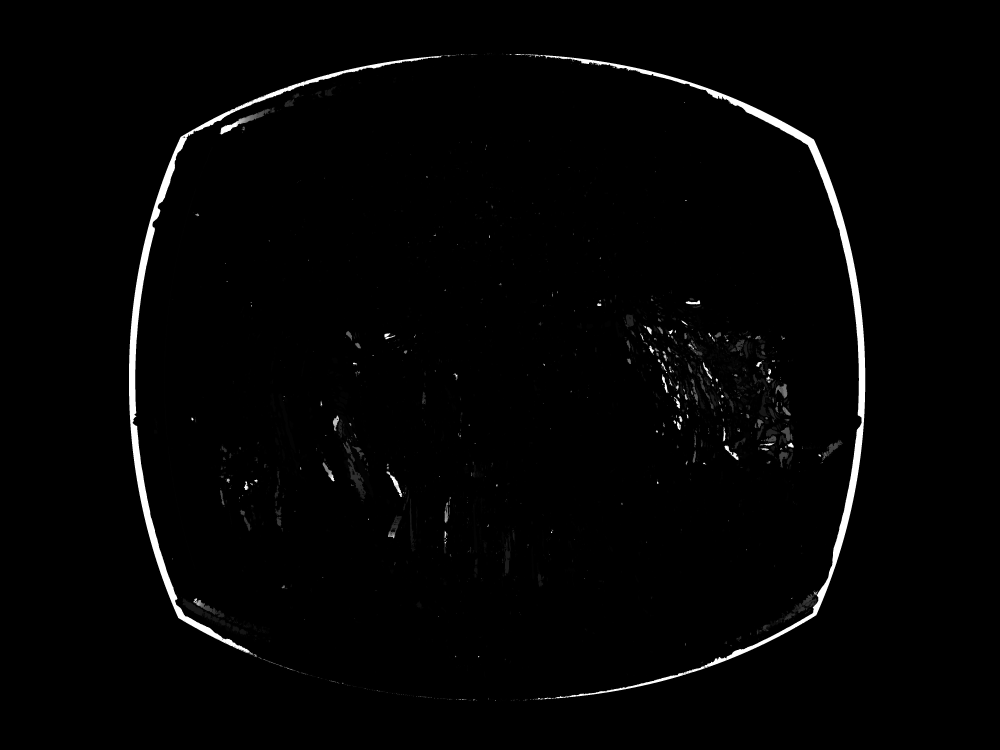
#> input picture Unstructured Light Field/Map1_depth1.jpg, 4000 x 3000 px, given in place of image_1.jpg, which was not available (shown at 1/4 size)
$ python Main.py
#> lines starting #> are read from the running program, lines starting #| are printed output that depends on the picture; after the words box and inside, x2 and y2 are one past the last pixel; in counts of white or black regions, pixels touching at a corner belong together; pictures that were not available may be replaced by others from this repository, and a replacement may not be noted
import json
import cv2
import numpy as np
import matplotlib.pyplot as plt
from scipy.interpolate import RegularGridInterpolator

def load_calibration_data(npz_file):
#> called with npz_file = 'multi_camera_calibration.npz'
    with np.load(npz_file) as data:
#> (reads Unstructured Light Field/multi_camera_calibration.npz from the repository)
        calibration_data = {
            'camera_matrices': data['camera_matrices'],
            'dist_coeffs': data['dist_coeffs']
        }
    print(calibration_data)
    return calibration_data

def load_images_with_positions(metadata_path, calibration_data):
#> called with metadata_path = 'calibration_images/metadata.json'
    with open(metadata_path, 'r') as f:
#> (reads Unstructured Light Field/calibration_images/metadata.json from the repository)
        metadata = json.load(f)

    images = []
    positions = []
    for batch_key, batch_data in metadata.items():
        cam_images = []
        cam_pos = batch_data["position"]
        for img_path in batch_data["images"].values():
            print(img_path)
            img = cv2.imread(img_path)
#> img is the input picture: shape (3000, 4000, 3); min 0, max 255, mean 4
            if img is not None:
                cam_images.append(img)
        images.append(cam_images)
        positions.append(cam_pos)

    # Undistort images using calibration data
    undistorted_images = []
#> undistorted_images = []
    for cam_idx, cam_images in enumerate(images):
        cam_matrix = np.array(calibration_data['camera_matrices'][cam_idx])
        dist_coeffs = np.array(calibration_data['dist_coeffs'][cam_idx])
        undistorted_cam_images = [cv2.undistort(img, cam_matrix, dist_coeffs) for img in cam_images]
        undistorted_images.append(undistorted_cam_images)

    return undistorted_images, positions

def compute_disparity_map(img_left, img_right):
    gray_left = cv2.cvtColor(img_left, cv2.COLOR_BGR2GRAY)
    gray_right = cv2.cvtColor(img_right, cv2.COLOR_BGR2GRAY)
    stereo = cv2.StereoBM_create(numDisparities=144, blockSize=25)
    disparity = stereo.compute(gray_left, gray_right).astype(np.float32) / 16.0
    return disparity

def compute_depth_map(disparity, focal_length, baseline):
    depth_map = (focal_length * baseline) / (disparity + 1e-5)
    return depth_map

def compute_disparity_and_depth_unstructured(images, focal_length, baseline):
#> called with focal_length = 3, baseline = 52
    depth_maps = []
    for cam_images in images:
        disparities = []
        for i in range(len(cam_images) - 1):
            img_left = cam_images[i]
            img_right = cam_images[i + 1]
            disparity = compute_disparity_map(img_left, img_right)
            disparities.append(disparity)
        avg_disparity = np.mean(disparities, axis=0)
        depth_map = compute_depth_map(avg_disparity, focal_length, baseline)
        depth_maps.append(depth_map)
#> this loop made 4 passes
#> pass 1, in compute_disparity_map, `gray_left = cv2.cvtColor(img_left, cv2.COLOR_BGR2GRAY)`:
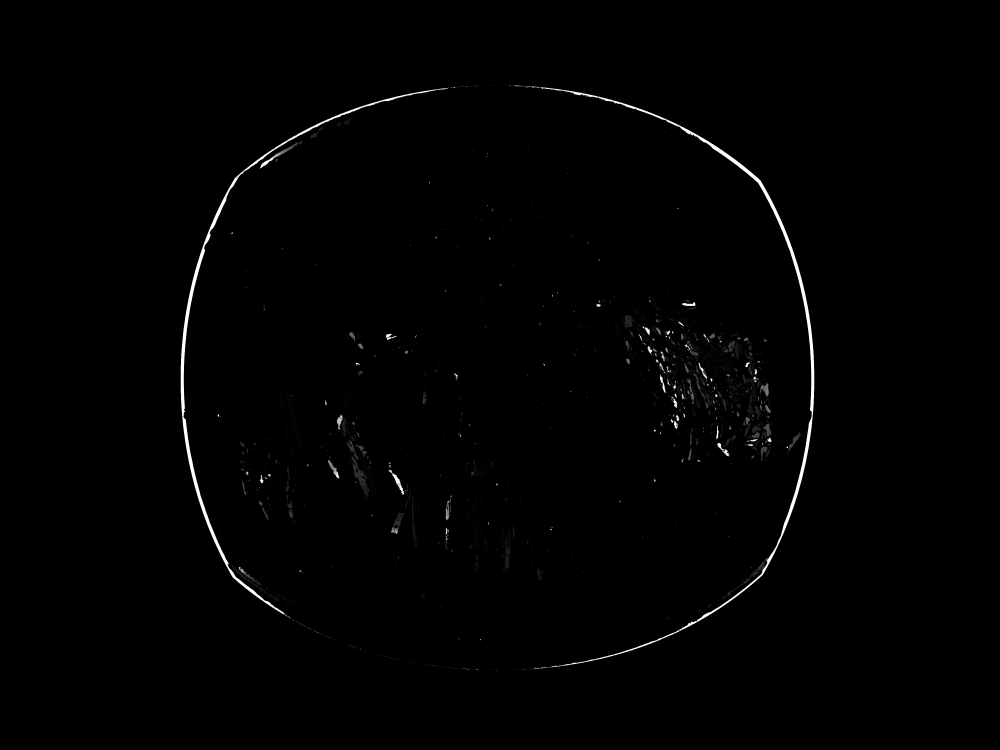
#> gray_left: shape (3000, 4000) (shown at 1/4 size); min 0, max 255, mean 1.9
#> pass 1, in compute_disparity_map, `gray_right = cv2.cvtColor(img_right, cv2.COLOR_BGR2GRAY)`:
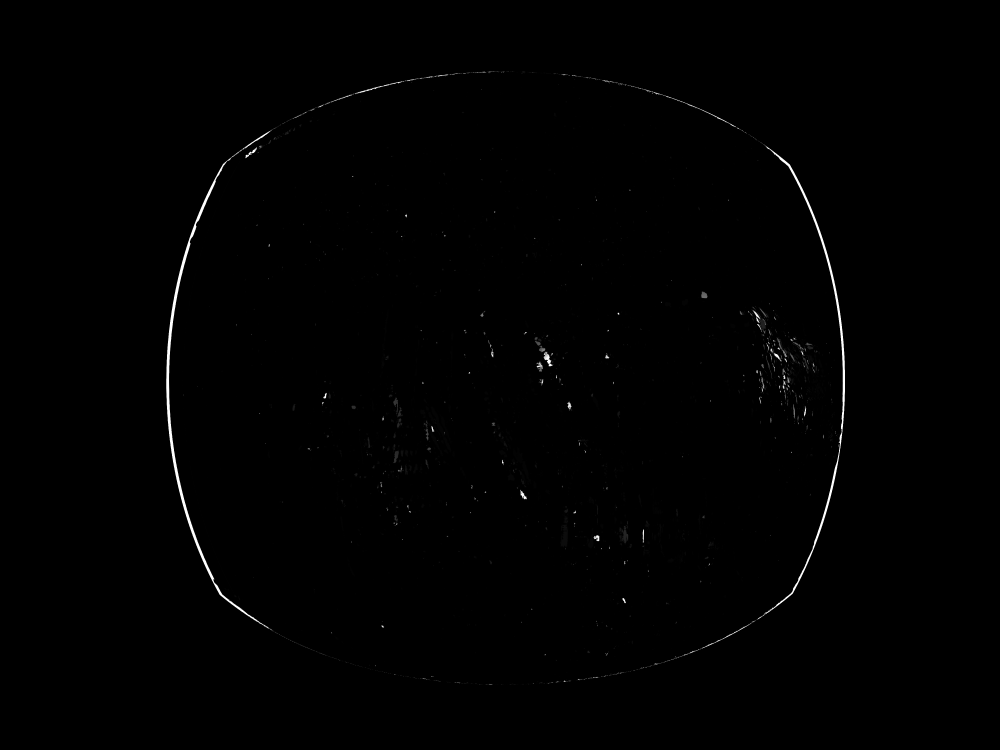
#> gray_right: shape (3000, 4000) (shown at 1/4 size); min 0, max 255, mean 1.2
#> pass 1, in compute_disparity_map, `disparity = stereo.compute(gray_left, gray_right).astype(np.float32) /..`:
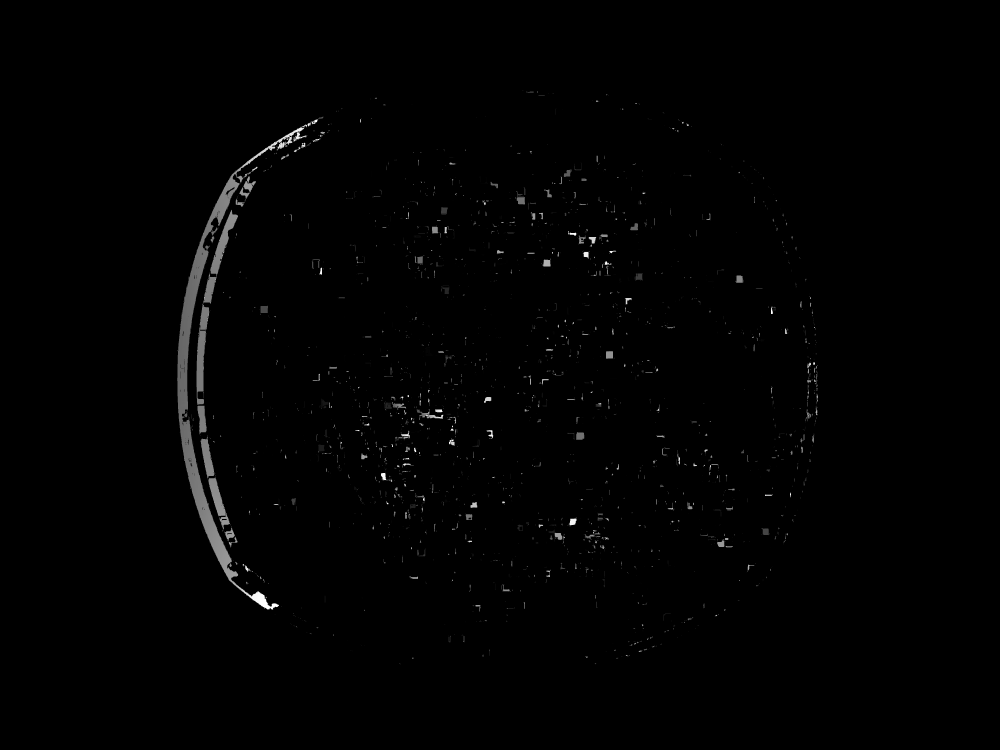
#> disparity: shape (3000, 4000) float32 (shown at 1/4 size); min -1, max 143, mean 0.1; drawn with min black and max white
#> pass 1, in compute_disparity_map (call 2), `disparity = stereo.compute(gray_left, gray_right).astype(np.float32) /..`:
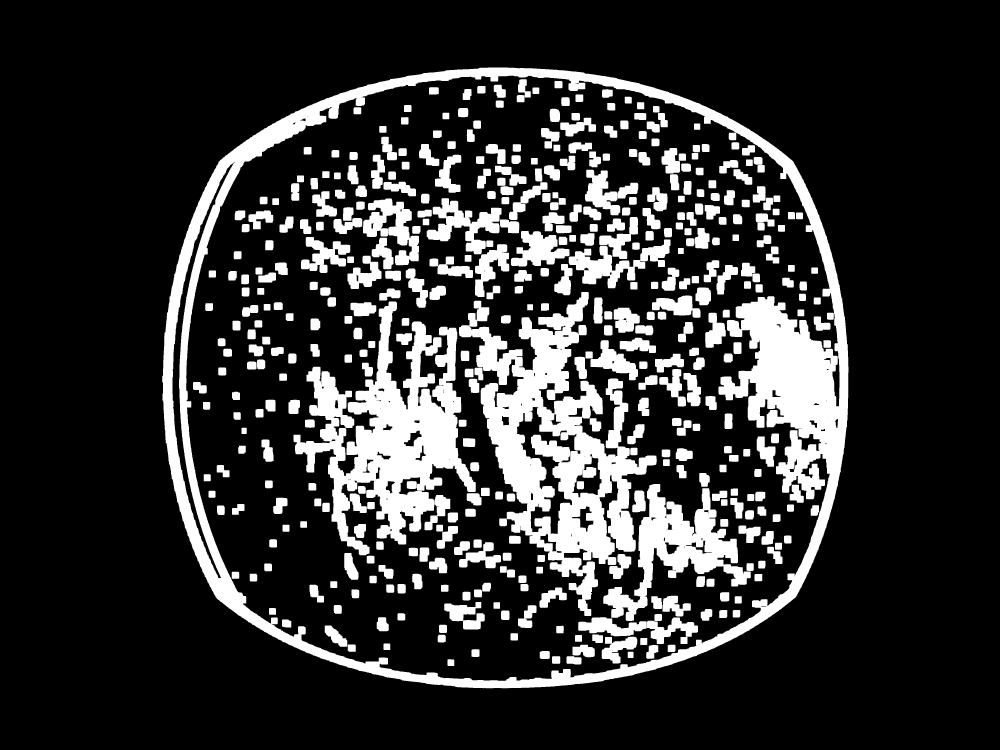
#> disparity: shape (3000, 4000) float32 (shown at 1/4 size); values -1 (black) and 0 (white), 19.4% white; 444 white regions (1 under 20 px), largest, box (x1, y1, x2, y2) and area: (649, 270, 3394, 2753) 620791, (1836, 1168, 2627, 2464) 363614, (1174, 1206, 1903, 2221) 292646
    return depth_maps

def compute_light_field(images):
    light_field = []
    for cam_images in images:
        light_field.append(np.array(cam_images))
    return np.array(light_field)

def interp_unstructured(im, x_shift, y_shift):
    h, w = im.shape[:2]
    grid_x, grid_y = np.arange(w), np.arange(h)
    interpolator = RegularGridInterpolator((grid_y, grid_x), im, bounds_error=False, fill_value=0)

    x_indices, y_indices = np.meshgrid(np.arange(w), np.arange(h))
    points = np.vstack((y_indices.flatten() + y_shift.flatten(), x_indices.flatten() + x_shift.flatten())).T
    return interpolator(points).reshape((h, w))

def refocus_images_unstructured(images, depth_maps, positions, focal_depth):
    h, w = depth_maps[0].shape
    num_cameras = len(images)
    refocused_image = np.zeros_like(images[0][0], dtype=np.float32)
    num_images_per_camera = len(images[0])

    for cam_idx in range(num_cameras):
        depth_map = depth_maps[cam_idx]
        cam_pos = positions[cam_idx]
        depth_difference = depth_map - focal_depth
        for img in images[cam_idx]:
            refocused_image += np.dstack((interp_unstructured(img[:, :, 0], depth_difference + cam_pos[0], depth_difference + cam_pos[1]),
                                          interp_unstructured(img[:, :, 1], depth_difference + cam_pos[0], depth_difference + cam_pos[1]),
                                          interp_unstructured(img[:, :, 2], depth_difference + cam_pos[0], depth_difference + cam_pos[1])))
    refocused_image /= (num_cameras * num_images_per_camera)
    return refocused_image.astype(np.uint8)

metadata_path = 'calibration_images/metadata.json'
calibration_file = 'multi_camera_calibration.npz'
calibration_data = load_calibration_data(calibration_file)
images, positions = load_images_with_positions(metadata_path, calibration_data)

focal_length = 3.0
baseline = 52

depth_maps = compute_disparity_and_depth_unstructured(images, focal_length, baseline)
count=0
for depth in depth_maps:
#> (the run stopped early here; a loop or call above may not have finished)
